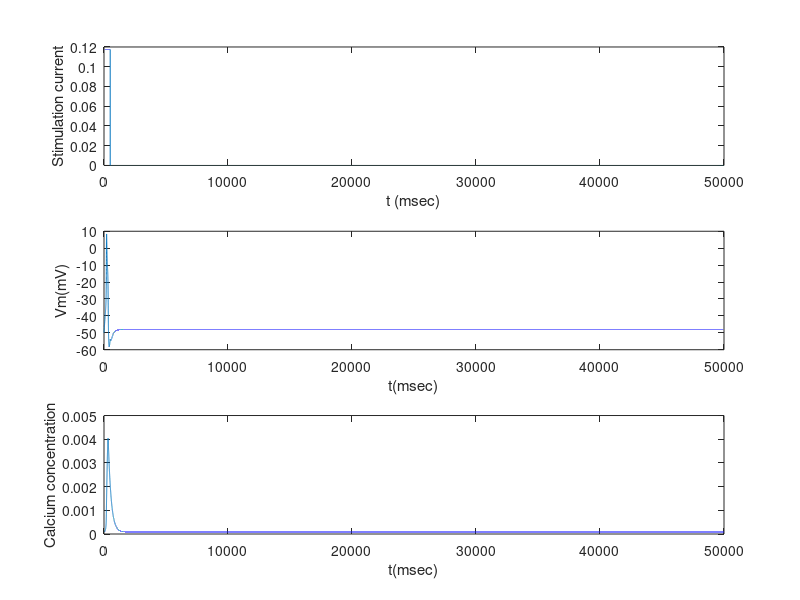

MATLAB code to generate this figure:
clc; clear all;
t0=0;h=0.5;N=100000;
Vm0=-50;nk0=0.079257;Ca0=1e-4;
t(1)=t0;Vm(1)=Vm0;nk(1)=nk0;Ca(1)=Ca0;
%parameters
Istim=zeros(N,1);
for i=1:1000 %replace 5000 for second plot 
    %for simulation time =2500ms,previous 500ms
 Istim(i)=0.1175;
end
Gk=0.064; Gkca=0.08; Gl=0.0055; k=0.01;
fc=0.4; alpha=4e-5; Kca=0.01; El=-20;
Ek=-83; Gca=0.02694061; Vca=-20.07451779; Rca=5.97139101;
Jback=0.02397327; T=295; Cae=3; Cm=1;
F=96.487; R=8.314;
for n=1:1:N
 Eca=((R*T)/(2*F))*log(Cae/Ca(n));
 hk=1/(1+exp((4.2-Vm(n))/21.1));
 tnk=23.75*exp(-Vm(n)/72.15);
 Ica=Jback+Gca*(Vm(n)-Eca)/(1+exp(-(Vm(n)-Vca)/Rca));
 Ik=Gk*nk(n)*(Vm(n)-Ek);
 Ikca=Gkca*(Vm(n)-Ek)*(Ca(n).^2/(Ca(n).^2+k.^2));
 Il = Gl*(Vm(n) -El);
 t(n+1)=t(n)+h;
 Vm(n+1)=Vm(n)+(h*((Istim(n)-Ica-Ik-Ikca-Il)/Cm));
 nk(n+1)=nk(n)+(h*((hk-nk(n))/tnk));
 Ca(n+1)=Ca(n)+(h*(fc*(-alpha*Ica-Kca*Ca(n))));
end
%plot
title('Memebrane Potential at Cell level');
subplot(3,1,1);
plot(t(1:100000),Istim');
ylabel('Stimulation current')
xlabel('t (msec)')
subplot(3,1,2)
plot(t,Vm);
ylabel('Vm(mV)');
xlabel('t(msec)');
subplot(3,1,3);
plot(t,Ca);
ylabel('Calcium concentration');
xlabel('t(msec)');